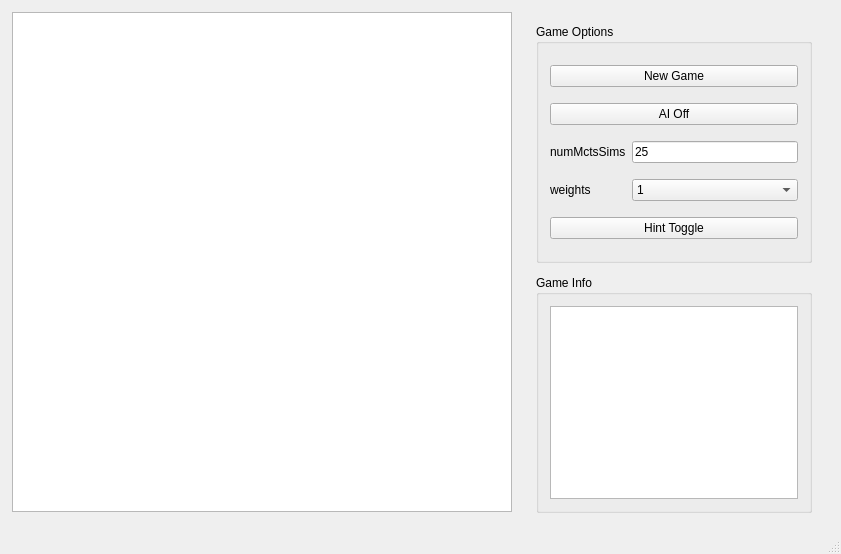
<?xml version="1.0" encoding="UTF-8"?>
<ui version="4.0">
 <class>MainWindow</class>
 <widget class="QMainWindow" name="MainWindow">
  <property name="windowModality">
   <enum>Qt::NonModal</enum>
  </property>
  <property name="geometry">
   <rect>
    <x>0</x>
    <y>0</y>
    <width>841</width>
    <height>554</height>
   </rect>
  </property>
  <property name="sizePolicy">
   <sizepolicy hsizetype="Maximum" vsizetype="Maximum">
    <horstretch>0</horstretch>
    <verstretch>0</verstretch>
   </sizepolicy>
  </property>
  <property name="maximumSize">
   <size>
    <width>16777215</width>
    <height>16777215</height>
   </size>
  </property>
  <property name="windowTitle">
   <string>Othello</string>
  </property>
  <widget class="QWidget" name="centralWidget">
   <property name="sizePolicy">
    <sizepolicy hsizetype="Fixed" vsizetype="Fixed">
     <horstretch>0</horstretch>
     <verstretch>0</verstretch>
    </sizepolicy>
   </property>
   <widget class="QFrame" name="frame_2">
    <property name="geometry">
     <rect>
      <x>524</x>
      <y>12</y>
      <width>300</width>
      <height>501</height>
     </rect>
    </property>
    <property name="sizePolicy">
     <sizepolicy hsizetype="Preferred" vsizetype="Preferred">
      <horstretch>2</horstretch>
      <verstretch>0</verstretch>
     </sizepolicy>
    </property>
    <property name="frameShape">
     <enum>QFrame::NoFrame</enum>
    </property>
    <property name="frameShadow">
     <enum>QFrame::Raised</enum>
    </property>
    <layout class="QVBoxLayout" name="verticalLayout_2" stretch="0,0">
     <property name="spacing">
      <number>12</number>
     </property>
     <property name="sizeConstraint">
      <enum>QLayout::SetNoConstraint</enum>
     </property>
     <property name="leftMargin">
      <number>12</number>
     </property>
     <property name="topMargin">
      <number>12</number>
     </property>
     <property name="rightMargin">
      <number>12</number>
     </property>
     <property name="bottomMargin">
      <number>0</number>
     </property>
     <item>
      <widget class="QGroupBox" name="groupBox_3">
       <property name="sizePolicy">
        <sizepolicy hsizetype="Preferred" vsizetype="Preferred">
         <horstretch>0</horstretch>
         <verstretch>3</verstretch>
        </sizepolicy>
       </property>
       <property name="title">
        <string>Game Options</string>
       </property>
       <layout class="QGridLayout" name="gridLayout">
        <item row="0" column="0" colspan="2">
         <widget class="QPushButton" name="pushButtonNewGame">
          <property name="text">
           <string>New Game</string>
          </property>
         </widget>
        </item>
        <item row="4" column="0">
         <widget class="QLabel" name="label_2">
          <property name="text">
           <string>numMctsSims</string>
          </property>
         </widget>
        </item>
        <item row="5" column="0">
         <widget class="QLabel" name="label">
          <property name="text">
           <string>weights</string>
          </property>
         </widget>
        </item>
        <item row="4" column="1">
         <widget class="QLineEdit" name="lineEditNumMCTSSims">
          <property name="text">
           <string>25</string>
          </property>
         </widget>
        </item>
        <item row="5" column="1">
         <widget class="QComboBox" name="comboBoxWeightsName">
          <item>
           <property name="text">
            <string>1</string>
           </property>
          </item>
          <item>
           <property name="text">
            <string>2</string>
           </property>
          </item>
         </widget>
        </item>
        <item row="1" column="0" colspan="2">
         <widget class="QPushButton" name="pushButtonAIToggle">
          <property name="text">
           <string>AI Off</string>
          </property>
         </widget>
        </item>
        <item row="6" column="0" colspan="2">
         <widget class="QPushButton" name="pushButtonHintToggle">
          <property name="text">
           <string>Hint Toggle</string>
          </property>
         </widget>
        </item>
       </layout>
      </widget>
     </item>
     <item>
      <widget class="QGroupBox" name="groupBox_2">
       <property name="sizePolicy">
        <sizepolicy hsizetype="Preferred" vsizetype="Preferred">
         <horstretch>0</horstretch>
         <verstretch>3</verstretch>
        </sizepolicy>
       </property>
       <property name="title">
        <string>Game Info</string>
       </property>
       <layout class="QVBoxLayout" name="verticalLayout_3">
        <item>
         <widget class="QTextEdit" name="textEditInfo"/>
        </item>
       </layout>
      </widget>
     </item>
    </layout>
   </widget>
   <widget class="QGraphicsView" name="graphicsViewBoard">
    <property name="geometry">
     <rect>
      <x>12</x>
      <y>12</y>
      <width>500</width>
      <height>500</height>
     </rect>
    </property>
    <property name="sizePolicy">
     <sizepolicy hsizetype="Maximum" vsizetype="Maximum">
      <horstretch>0</horstretch>
      <verstretch>0</verstretch>
     </sizepolicy>
    </property>
    <property name="maximumSize">
     <size>
      <width>1000</width>
      <height>1000</height>
     </size>
    </property>
    <property name="verticalScrollBarPolicy">
     <enum>Qt::ScrollBarAlwaysOff</enum>
    </property>
    <property name="horizontalScrollBarPolicy">
     <enum>Qt::ScrollBarAlwaysOff</enum>
    </property>
   </widget>
  </widget>
  <widget class="QMenuBar" name="menuBar">
   <property name="geometry">
    <rect>
     <x>0</x>
     <y>0</y>
     <width>841</width>
     <height>22</height>
    </rect>
   </property>
  </widget>
  <widget class="QStatusBar" name="statusBar"/>
 </widget>
 <layoutdefault spacing="6" margin="11"/>
 <resources/>
 <connections/>
</ui>
